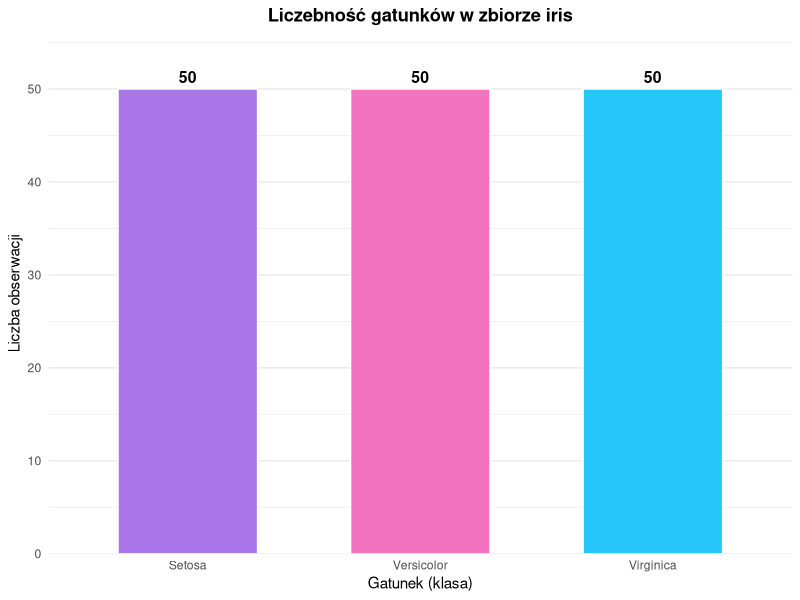
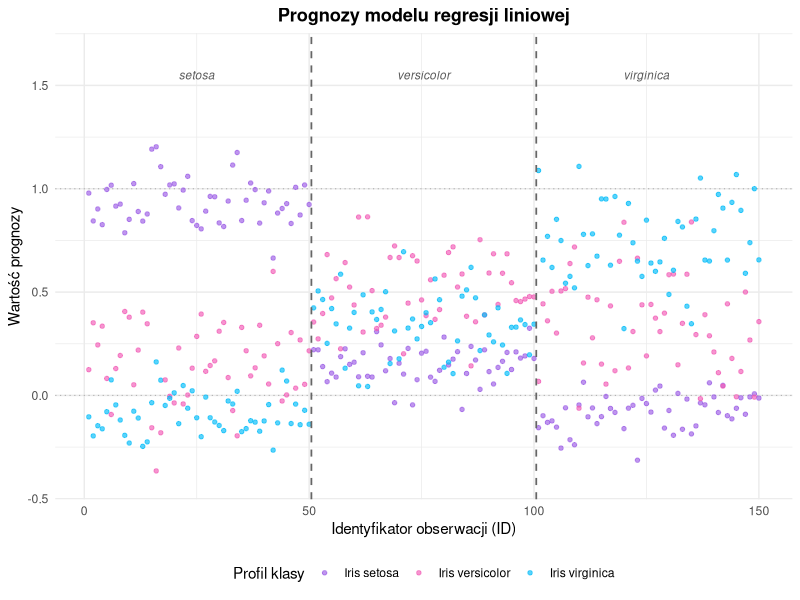
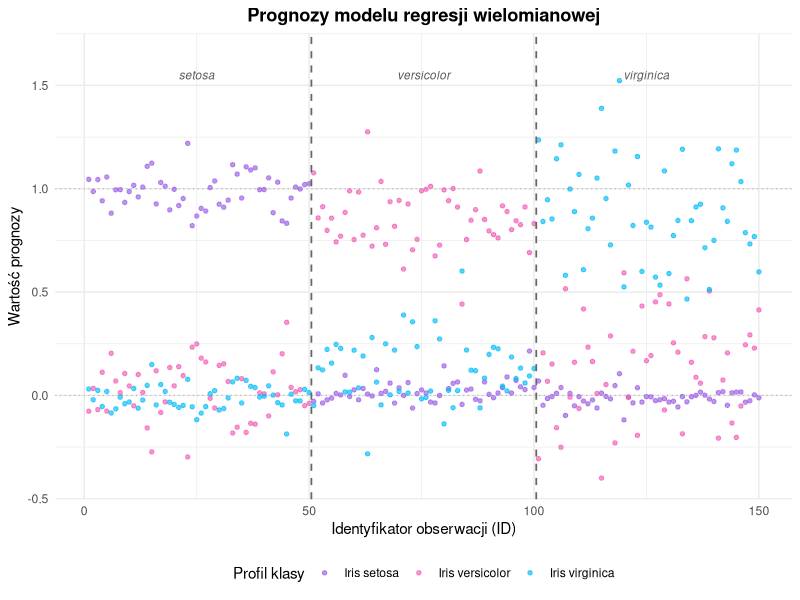

Generate these figures, in order, with R:
## ---- chunk 1
#dev = "cairo_pdf" -polskie nzaki
knitr::opts_chunk$set(echo = FALSE, warning = FALSE, message = FALSE, dev = "cairo_pdf")
library(ggplot2)
library(tidyr)
library(dplyr)

pwr_colors <- c("setosa" = "#9B5DE5", "versicolor" = "#F15BB5", "virginica" = "#00BBF9")
## ---- chunk 2
ggplot(iris, aes(x = Species, fill = Species)) +
  geom_bar(color = "white", alpha = 0.85, width = 0.6) +
  geom_text(stat = "count", aes(label = ..count..), vjust = -0.5, fontface = "bold", size = 4) +
  scale_fill_manual(values = pwr_colors) +
  scale_x_discrete(
    labels = c("setosa" = "Setosa", "versicolor" = "Versicolor", "virginica" = "Virginica")
  ) +
  scale_y_continuous(expand = expansion(mult = c(0, 0.12))) +
  labs(
    title = "Liczebność gatunków w zbiorze iris",
    x = "Gatunek (klasa)",
    y = "Liczba obserwacji"
  ) +
  theme_minimal(base_size = 11) +
  theme(
    plot.title = element_text(face = "bold", hjust = 0.5),
    legend.position = "none",
    panel.grid.major.x = element_blank()
  )
## ---- chunk 3
set.seed(67)
n <- nrow(iris)
train_indices <- sample(1:n, size = floor(2/3 * n))

train_data <- iris[train_indices, ]
test_data  <- iris[-train_indices, ]

cat("Podsumowanie podziału próby:\n")
cat(" - Liczba obserwacji w zbiorze uczącym:", nrow(train_data), "\n")
cat(" - Liczba obserwacji w zbiorze testowym:", nrow(test_data), "\n")
## ---- chunk 4
X <- as.matrix(cbind(1, iris[, 1:4]))
Y_ind <- matrix(0, nrow = n, ncol = 3)
colnames(Y_ind) <- c("setosa", "versicolor", "virginica")
Y_ind[as.numeric(iris$Species) == 1, 1] <- 1
Y_ind[as.numeric(iris$Species) == 2, 2] <- 1
Y_ind[as.numeric(iris$Species) == 3, 3] <- 1

B_hat <- solve(t(X) %*% X) %*% t(X) %*% Y_ind

Y_hat <- X %*% B_hat
colnames(Y_hat) <- c("setosa", "versicolor", "virginica")
## ---- chunk 5
df_preds <- data.frame(ID = 1:n, as.data.frame(Y_hat)) %>%
  pivot_longer(
    cols      = c(setosa, versicolor, virginica),
    names_to  = "Klasa_Prognozy",
    values_to = "Wartosc"
  ) %>%
  mutate(
    Klasa_Prognozy = factor(Klasa_Prognozy,
                            levels = c("setosa", "versicolor", "virginica"),
                            labels = c("Iris setosa", "Iris versicolor", "Iris virginica"))
  )

ggplot(df_preds, aes(x = ID, y = Wartosc, color = Klasa_Prognozy)) +
  geom_hline(yintercept = 0, color = "gray70", linewidth = 0.4, linetype = "dotted") +
  geom_hline(yintercept = 1, color = "gray70", linewidth = 0.4, linetype = "dotted") +
  geom_point(alpha = 0.65, size = 1.2) +
  geom_vline(xintercept = c(50.5, 100.5), linetype = "dashed",
             color = "gray40", linewidth = 0.6) +
  annotate("text", x = 25,   y = 1.55, label = "setosa",     size = 3, color = "gray35", fontface = "italic") +
  annotate("text", x = 75.5, y = 1.55, label = "versicolor", size = 3, color = "gray35", fontface = "italic") +
  annotate("text", x = 125,  y = 1.55, label = "virginica",  size = 3, color = "gray35", fontface = "italic") +
  scale_color_manual(
    values = c("Iris setosa"     = "#9B5DE5",
               "Iris versicolor" = "#F15BB5",
               "Iris virginica"  = "#00BBF9")
  ) +
  scale_y_continuous(breaks = seq(-0.4, 1.6, by = 0.4)) +
  labs(
    title = "Prognozy modelu regresji liniowej",
    x = "Identyfikator obserwacji (ID)",
    y = "Wartość prognozy",
    color = "Profil klasy"
  ) +
  theme_minimal(base_size = 11) +
  theme(
    plot.title = element_text(face = "bold", hjust = 0.5),
    legend.position = "bottom"
  ) +
  ylim(-0.4, 1.65)
## ---- chunk 6
Y_train <- model.matrix(~ Species - 1, data = train_data)
colnames(Y_train) <- c("setosa", "versicolor", "virginica")
model_lin <- lm(Y_train ~ Sepal.Length + Sepal.Width + Petal.Length + Petal.Width,
                data = train_data)

predict_class <- function(model, newdata) {
  preds   <- predict(model, newdata = newdata)
  classes <- colnames(preds)[max.col(preds)]
  return(factor(classes, levels = c("setosa", "versicolor", "virginica")))
}

pred_train_lin <- predict_class(model_lin, train_data)
pred_test_lin  <- predict_class(model_lin, test_data)

conf_train_lin <- table(Rzeczywiste = train_data$Species, Prognozowane = pred_train_lin)
conf_test_lin  <- table(Rzeczywiste = test_data$Species,  Prognozowane = pred_test_lin)

err_train_lin <- 1 - sum(diag(conf_train_lin)) / sum(conf_train_lin)
err_test_lin  <- 1 - sum(diag(conf_test_lin))  / sum(conf_test_lin)
## ---- chunk 7
cat("Macierz pomyłek – zbiór uczący (Model liniowy):\n")
print(conf_train_lin)
cat("\nBłąd klasyfikacji (zbiór uczący): ", sprintf("%.2f%%", err_train_lin * 100), "\n")
cat("\nMacierz pomyłek – zbiór testowy (Model liniowy):\n")
print(conf_test_lin)
cat("\nBłąd klasyfikacji (zbiór testowy):", sprintf("%.2f%%", err_test_lin * 100), "\n")
## ---- chunk 8
formula_poly <- Y_train ~ (Sepal.Length + Sepal.Width + Petal.Length + Petal.Width)^2 +
  I(Sepal.Length^2) + I(Sepal.Width^2) + I(Petal.Length^2) + I(Petal.Width^2)

model_poly <- lm(formula_poly, data = train_data)

pred_train_poly <- predict_class(model_poly, train_data)
pred_test_poly  <- predict_class(model_poly, test_data)

conf_train_poly <- table(Rzeczywiste = train_data$Species, Prognozowane = pred_train_poly)
conf_test_poly  <- table(Rzeczywiste = test_data$Species,  Prognozowane = pred_test_poly)

err_train_poly <- 1 - sum(diag(conf_train_poly)) / sum(conf_train_poly)
err_test_poly  <- 1 - sum(diag(conf_test_poly))  / sum(conf_test_poly)
## ---- chunk 9
cat("Macierz pomyłek – zbiór uczący (Przestrzeń wielomianowa):\n")
print(conf_train_poly)
cat("\nBłąd klasyfikacji (zbiór uczący): ", sprintf("%.2f%%", err_train_poly * 100), "\n")
cat("\nMacierz pomyłek – zbiór testowy (Przestrzeń wielomianowa):\n")
print(conf_test_poly)
cat("\nBłąd klasyfikacji (zbiór testowy):", sprintf("%.2f%%", err_test_poly * 100), "\n")
## ---- chunk 10
Y_ind_full <- model.matrix(~ Species - 1, data = iris)
colnames(Y_ind_full) <- c("setosa", "versicolor", "virginica")

formula_poly_full <- Y_ind_full ~ (Sepal.Length + Sepal.Width + Petal.Length + Petal.Width)^2 +
  I(Sepal.Length^2) + I(Sepal.Width^2) + I(Petal.Length^2) + I(Petal.Width^2)

model_poly_full <- lm(formula_poly_full, data = iris)
Y_hat_poly <- predict(model_poly_full, newdata = iris)
colnames(Y_hat_poly) <- c("setosa", "versicolor", "virginica")

df_preds_poly <- data.frame(ID = 1:n, as.data.frame(Y_hat_poly)) %>%
  pivot_longer(
    cols      = c(setosa, versicolor, virginica),
    names_to  = "Klasa_Prognozy",
    values_to = "Wartosc"
  ) %>%
  mutate(
    Klasa_Prognozy = factor(Klasa_Prognozy,
                            levels = c("setosa", "versicolor", "virginica"),
                            labels = c("Iris setosa", "Iris versicolor", "Iris virginica"))
  )

ggplot(df_preds_poly, aes(x = ID, y = Wartosc, color = Klasa_Prognozy)) +
  geom_hline(yintercept = 0, color = "gray70", linewidth = 0.4, linetype = "dotted") +
  geom_hline(yintercept = 1, color = "gray70", linewidth = 0.4, linetype = "dotted") +
  geom_point(alpha = 0.65, size = 1.2) +
  geom_vline(xintercept = c(50.5, 100.5), linetype = "dashed",
             color = "gray40", linewidth = 0.6) +
  annotate("text", x = 25,   y = 1.55, label = "setosa",     size = 3, color = "gray35", fontface = "italic") +
  annotate("text", x = 75.5, y = 1.55, label = "versicolor", size = 3, color = "gray35", fontface = "italic") +
  annotate("text", x = 125,  y = 1.55, label = "virginica",  size = 3, color = "gray35", fontface = "italic") +
  scale_color_manual(
    values = c("Iris setosa"     = "#9B5DE5",
               "Iris versicolor" = "#F15BB5",
               "Iris virginica"  = "#00BBF9")
  ) +
  scale_y_continuous(breaks = seq(-0.4, 1.6, by = 0.4)) +
  labs(
    title = "Prognozy modelu regresji wielomianowej",
    x = "Identyfikator obserwacji (ID)",
    y = "Wartość prognozy",
    color = "Profil klasy"
  ) +
  theme_minimal(base_size = 11) +
  theme(
    plot.title = element_text(face = "bold", hjust = 0.5),
    legend.position = "bottom"
  ) +
  ylim(-0.4, 1.65)
